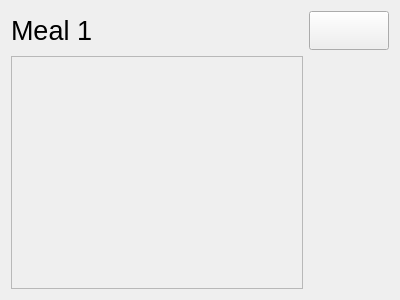
<?xml version="1.0" encoding="UTF-8"?>
<ui version="4.0">
 <class>MealLog</class>
 <widget class="QWidget" name="MealLog">
  <property name="geometry">
   <rect>
    <x>0</x>
    <y>0</y>
    <width>400</width>
    <height>300</height>
   </rect>
  </property>
  <property name="font">
   <font>
    <pointsize>20</pointsize>
   </font>
  </property>
  <property name="windowTitle">
   <string>Form</string>
  </property>
  <layout class="QGridLayout" name="gridLayout">
   <item row="0" column="0">
    <widget class="QLabel" name="label">
     <property name="text">
      <string>Meal 1</string>
     </property>
    </widget>
   </item>
   <item row="0" column="1">
    <spacer name="horizontalSpacer">
     <property name="orientation">
      <enum>Qt::Orientation::Horizontal</enum>
     </property>
     <property name="sizeHint" stdset="0">
      <size>
       <width>40</width>
       <height>20</height>
      </size>
     </property>
    </spacer>
   </item>
   <item row="0" column="2">
    <widget class="QPushButton" name="pushButton">
     <property name="text">
      <string/>
     </property>
     <property name="icon">
      <iconset theme="QIcon::ThemeIcon::ContactNew"/>
     </property>
    </widget>
   </item>
   <item row="1" column="0" colspan="2">
    <widget class="QFrame" name="frame">
     <property name="frameShape">
      <enum>QFrame::Shape::StyledPanel</enum>
     </property>
     <property name="frameShadow">
      <enum>QFrame::Shadow::Raised</enum>
     </property>
     <layout class="QVBoxLayout" name="verticalLayout"/>
    </widget>
   </item>
  </layout>
 </widget>
 <resources/>
 <connections>
  <connection>
   <sender>pushButton</sender>
   <signal>clicked()</signal>
   <receiver>MealLog</receiver>
   <slot>addItem()</slot>
   <hints>
    <hint type="sourcelabel">
     <x>376</x>
     <y>26</y>
    </hint>
    <hint type="destinationlabel">
     <x>199</x>
     <y>149</y>
    </hint>
   </hints>
  </connection>
 </connections>
 <slots>
  <slot>addItem()</slot>
 </slots>
</ui>
